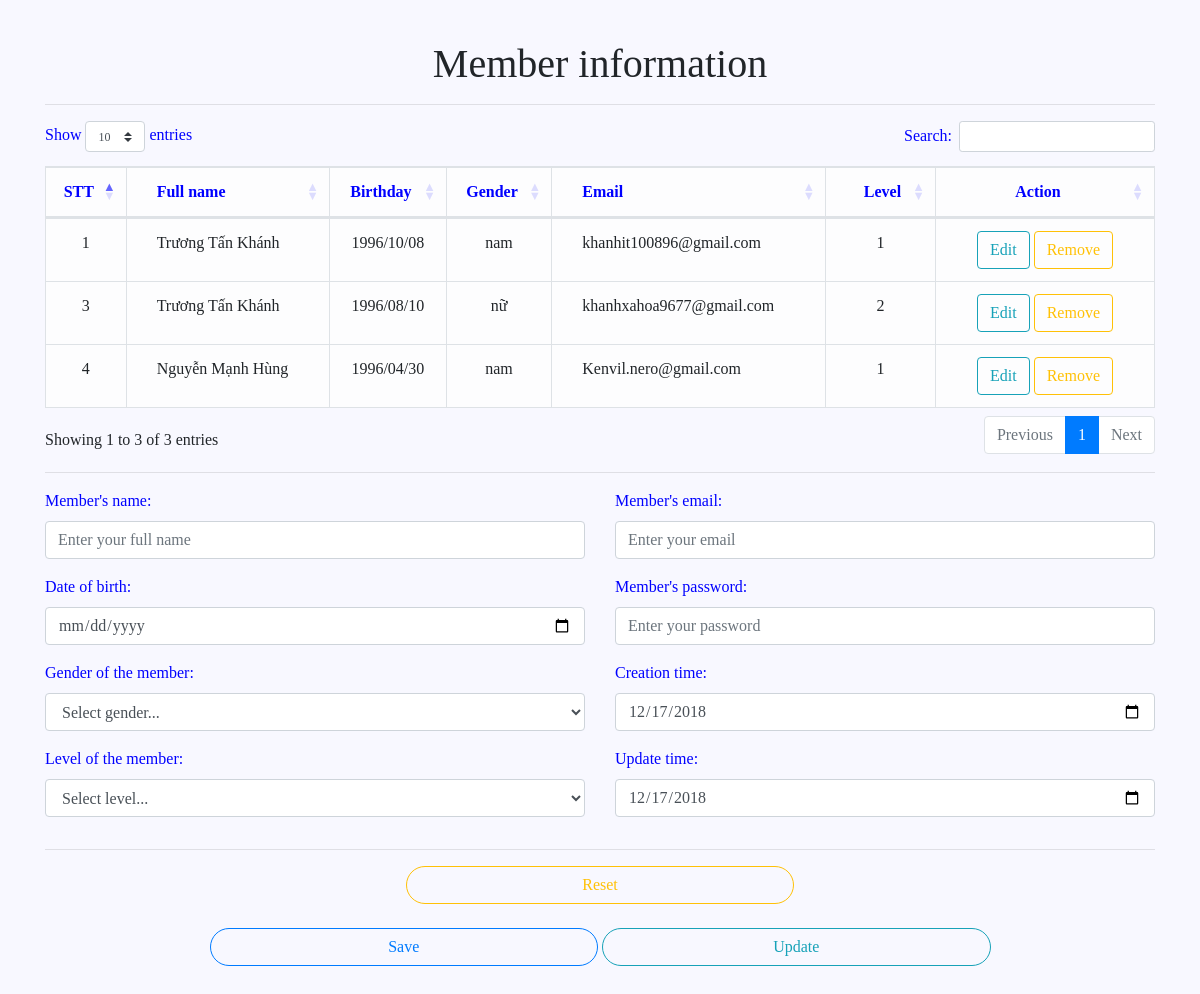
Page /SERVER/foody-admin/src/admin/modules/user/member/formEditMember.php (signed in) on the committed database.
### tables this page shows
CREATE TABLE `members` (
  `id` int(11) NOT NULL,
  `fullname` text NOT NULL,
  `birthday` date NOT NULL,
  `sex` varchar(10) NOT NULL,
  `email` text NOT NULL,
  `password` text NOT NULL,
  `level` int(11) NOT NULL,
  `create_at` date NOT NULL,
  `update_at` date NOT NULL
);

### SERVER/foody-admin/src/admin/modules/user/member/getAllMember.php (called while the page is built)
<?php
$sql = "select * from members";
$resultMember = $connect->query($sql);
?>

### SERVER/foody-admin/src/admin/modules/user/member/importLibs.php (called while the page is built, shortened)
<?php
include 'Member.php';
$member = new Member();
require 'getAllMember.php';

### SERVER/foody-admin/src/admin/modules/user/member/Member.php (called while the page is built, shortened)
<?php
class Member
{
    private $fullName;
    private $birthday;
    private $email;
    private $password;
    private $create_at;
    private $update_at;
    public function getEmail()
    {
        return $this->email;
    }
    public function getPassword()
    {
        return $this->password;
    }
    public function getFullName()
    {
        return $this->fullName;
    }
    public function getBirthday()
    {
        return $this->birthday;
    }
    public function getCreate_at()
    {
        return $this->create_at;
    }
    public function setCreate_at($create_at)
    {
        $this->create_at = $create_at;
        return $this;
    }
    public function getUpdate_at()
    {
        return $this->update_at;
    }
    public function setUpdate_at($update_at)
    {
        $this->update_at = $update_at;
        return $this;
    }
}

### SERVER/foody-admin/src/admin/modules/user/member/formEditMember.php (the view, shortened to what this page needs)
<?php
require 'importLibs.php';
$member->getFullName();
$member->getBirthday();
$member->getEmail();
$member->getSex();
$name = '';
if (isset($_SESSION['email']) && $_SESSION['email']) {
    $name = $_SESSION['email'];
} else {
    echo "<a href='javascript: history.go(-1)'></a>";
    echo '<script language="javascript">';
    echo 'alert("Bạn chưa đăng nhập.")';
    echo '</script>';
    header('Location: '.$config.'index.php');
}
    $sql = "Select * from members where email='".$name."'";
    $query = mysqli_query($connect, $sql);
    $row = mysqli_fetch_array($query);
    $level = $row['level'];
?>
<!DOCTYPE html>
<html lang="en">
<head>
    <link rel="stylesheet" href="https://maxcdn.bootstrapcdn.com/bootstrap/4.1.3/css/bootstrap.min.css">
    <link rel="stylesheet" href="https://cdn.datatables.net/1.10.19/css/dataTables.bootstrap4.min.css">
</head>
<body>
    <div class="container">
        <h1 style="text-align: center">Member information</h1><hr>
        <div class="row">
            <div class="col-lg-12 col-md-12 col-sm-12 col-12">
                <?php
                if ($resultMember->num_rows > 0) {
                    ?>
                <table class="table table-bordered table-hover table-light" id="tbMember">
                    <thead>
                        <tr  style="color: blue">
                            <th style="text-align: center">STT</th>
                            <th style="padding-left: 30px;">Full name</th>
                            <th style="text-align: center">Birthday</th>
                            <th style="text-align: center">Gender</th>
                            <th style="padding-left: 30px;">Email</th>
                            <th style="padding-left: 30px;text-align: center;">Level</th>
                            <?php if ($level == '1') {
                        ?>
                            <th style="width: 180px; text-align: center">Action</th>
                            <?php
                    } ?>
                        </tr>
                    </thead>
                    <tbody id="tableMember">
                    <?php
                    while ($row = $resultMember->fetch_assoc()) {
                        $date = date_create($row['birthday']);
                        date_format($date, 'd/m/Y');
                        echo '
                        <tr>
                            <td style="word-wrap:break-word; text-align: center;">'.$row['id'].'</td>
                            <td style="word-wrap:break-word; padding-left: 30px;">'.$row['fullname'].'</td>
                            <td style="word-wrap:break-word; text-align: center;">'.date_format($date, 'Y/m/d').'</td>
                            <td style="word-wrap:break-word; text-align: center;">'.$row['sex'].'</td>
                            <td style="word-wrap:break-word; padding-left: 30px;">'.$row['email'].'</td>
                            <td style="word-wrap:break-word; text-align: center;">'.$row['level'].'</td>
                            '; ?>
                            <?php if ($level == '1') {
                            ?>
                            <td style="text-align: center">
                                <a class="btn btn-outline-info" href="formEditMember.php?editMember=<?php echo $row['id']; ?>">Edit</a>
                                <a class="btn btn-outline-warning" href="formEditMember.php?delMember=<?php echo $row['id']; ?>">Remove</a>
                            </td>
                            <?php
                        } ?>
                        <?php
                        echo '</tr>';
                    } ?>
                    </tbody>
                </table>
                <?php
                } else {
                    echo '0 results';
                }
            ?>
            </div>
        </div>
        <hr>
        <div class="row">
            <div class="col-lg-12 col-md-12 col-sm-12 col-12">
                <form action='formEditMember.php' method="POST">
                    <div class="row">
                        <div class="col-lg-6 col-md-8 col-sm-12 col-12">
                            <div class="form-group">
                                <label for="memberName">Member's name:</label>
                                <input type="text" class="form-control" placeholder="Enter your full name" name="memberName" id="memberName" value="<?php echo $member->getFullName(); ?>">
                            </div>
                            <div class="form-group">
                                <label for="memberBirthday">Date of birth:</label>
                                <input type="date" class="form-control" name="memberBirthday" id="memberBirthday" value="<?php echo $member->getBirthday(); ?>">
                            </div>
                            <div class="form-group">
                                <label for="Gender">Gender of the member:</label><br>
                                <select name="Gender" id="Gender" class="form-control">
                                    <option value="">
                                        Select gender...
                                    </option>
                                </select>
                            </div>
                            <div class="form-group">
                                <label for="Level">Level of the member:</label><br>
                                <select name="Level" id="Level" class="form-control">
                                    <option value="">
                                        Select level...
                                    </option>
                                </select>
                            </div>
                        </div>
                        <div class="col-lg-6 col-md-8 col-sm-12 col-12">
                            <div class="form-group">
                                <label for="memberEmail">Member's email:</label>
                                <input type="email" class="form-control" placeholder="Enter your email" name="memberEmail" id="memberEmail" value="<?php echo $member->getEmail(); ?>">
                            </div>
                            <div class="form-group">
                                <label for="memberPassword">Member's password:</label>
                                <input type="password" class="form-control" placeholder="Enter your password" name="memberPassword" id="memberPassword" value="<?php echo $member->getPassword(); ?>">
                            </div>
                            <div class="form-group">
                                <label for="memberCreate">Creation time:</label>
                                <input type="date" class="form-control" id="memberCreate" placeholder="Enter creation time" name="memberCreate" value="<?php echo $member->getCreate_at(); ?>">
                            </div>
                            <div class="form-group">
                                <label for="memberUpdate">Update time:</label>
                                <input type="date" class="form-control" id="memberUpdate" placeholder="Enter update time" name="memberUpdate" value="<?php echo $member->getUpdate_at(); ?>">
                            </div>
                        </div>
                    </div>
                    <hr>
                    <div class="form-group" style="text-align: center;">
                        <a class="btn btn-outline-warning" style="width: 35%; border-radius: 20px" href="formEditMember.php">Reset</a>
                        <br><br>
                        <button type="submit" id="btnSaveMember" name="btnSaveMember" class="btn btn-outline-primary" style="width: 35%; border-radius: 20px">Save</button>
                        <button type="submit" id="btnUpdateMember" name="btnUpdateMember" class="btn btn-outline-info" style="width: 35%; border-radius: 20px">Update</button>
                    </div>
                </form>
            </div>
        </div>
    </div>
</body>
</html>

### SERVER/foody-admin/src/admin/modules/user/member/formEditMember.php (style rules this page uses)
body { font-family: Serif; margin-bottom: 50px; margin-top:40px; background-color: #F8F8FF; }
label { color: blue; }

### rows in the picture
members: id "1", fullname "Trương Tấn Khánh", birthday "1996/10/08", sex "nam", email "khanhit100896@gmail.com", level "1"
members: id "3", fullname "Trương Tấn Khánh", birthday "1996/08/10", sex "nữ", email "khanhxahoa9677@gmail.com", level "2"
members: id "4", fullname "Nguyễn Mạnh Hùng", birthday "1996/04/30", sex "nam", email "Kenvil.nero@gmail.com", level "1"
